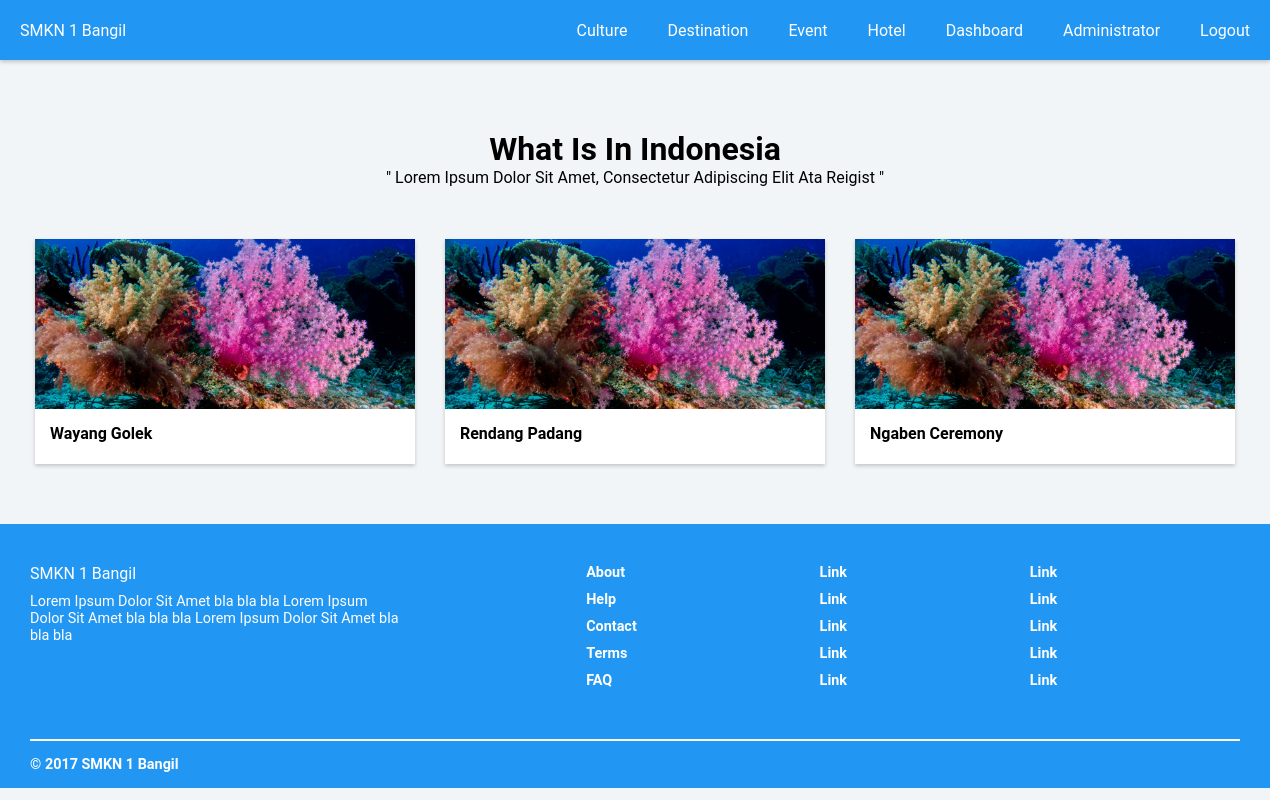
Screenshot of /?page=culture (signed in) with the database file from the repository.
### tables this page shows
CREATE TABLE `article` (
  `article_id` int(10) NOT NULL,
  `article_name` varchar(255) NOT NULL,
  `article_date` date NOT NULL,
  `article_content` text NOT NULL,
  `article_view` int(11) NOT NULL,
  `article_picture` varchar(255) NOT NULL,
  `place_id` int(11) NOT NULL,
  `user_id` int(11) NOT NULL,
  `category_id` int(11) NOT NULL
);

### proses/pdo.php (called while the page is built, shortened)
<?php
class Database {
    private $dsn = 'mysql:host=localhost; dbname=project_1';
    private $user = 'root';
    private $password = '';
	protected static $_instance = null;
	public static function instance() {
		if (self::$_instance === null) {
			self::$_instance = new Database();
		}
		return self::$_instance;
	}
	public function getInstance(){
		try{
			$this->db = new PDO($this->dsn, $this->user, $this->password);
			$this->db->setAttribute(PDO::ATTR_ERRMODE, PDO::ERRMODE_EXCEPTION);
			return $this->db;
		}
		catch(PDOException $e) {
			echo "ERROR" . $e->getMessage();
		}
	}
}
?>

### proses/model.php (called while the page is built, shortened)
<?php
	include('pdo.php');
	class model extends database{
		public function __construct(){
			$pdo = Database::instance();
			$this->db = $pdo->getInstance();
		}
	}
?>

### core/controller.php (called while the page is built, shortened)
<?php
	include_once("proses/model.php");
	class controller{
		function __construct(){
			$this->model = new model();
		}
	}
?>

### content/culture.php (the view, shortened to what this page needs)
<?php
include_once('content/nav.php');
?>
<header id="header">
	<div style="height: 60px;"></div>
</header>
<div class="card-wrap">
	<div class="main-title">
		<h1>What is in indonesia</h1>
		<p>" Lorem ipsum dolor sit amet, consectetur adipiscing elit ata reigist "</p>
	</div>
	<div class="card-row">
		<?php
			$query = $main->model->db->prepare("SELECT * FROM article WHERE article.category_id=1 OR article.category_id=3 ORDER BY article.article_id");
			$query->execute();
			while( $row = $query->fetch(PDO::FETCH_OBJ) ){
		?>
		<div class="card">
		<a class="card-item" href="?page=article&id=<?= $row->article_id ?>">
			<div class="card-header">
				<img src="assets/img/<?= $row->article_picture ?>">
			</div>
			<div class="card-body">
				<div class="card-title">
					<h4><?= $row->article_name?></h4>
				</div>
			</div>
		</a>
		</div>
		<?php
			}
		?>
	</div>
</div>
<?php include_once('content/footer.php'); ?>

### assets/css/global.css (style rules this page uses)
* { margin: 0 auto; padding: 0; }
body { font-family: Roboto, sans-serif; background: #f2f5f7; }
a { text-decoration: none; color: inherit; }
.cover-background, header, main .main-static .side-img { background-size: cover; -webkit-background-size: cover; -moz-background-size: cover; -ms-background-size: cover; -o-background-size: cover; background-position: center; }
.shadow, .modal, .modal-admin, .dropdown.collapse, nav, main .container, .card .card-item, .card-2 .card-item, .scroll-top, .btn-plus, .btn-control, .preview-float, .pagination a { background: #fff; -webkit-box-shadow: 0 2px 4px rgba(0, 0, 0, 0.2); -moz-box-shadow: 0 2px 4px rgba(0, 0, 0, 0.2); box-shadow: 0 2px 4px rgba(0, 0, 0, 0.2); }
footer, { -webkit-box-shadow: 0 -2px 4px rgba(0, 0, 0, 0.2); -moz-box-shadow: 0 -2px 4px rgba(0, 0, 0, 0.2); box-shadow: 0 -2px 4px rgba(0, 0, 0, 0.2); }
.shadow, .modal, .modal-admin, .btn-submit, .btn.global, .dropdown.collapse:hover, nav, main .container, main .preview-image, .card .card-item, .card-2 .card-item, footer, .btn-plus, .btn-control, .preview-float, .pagination a { transition: box-shadow 300ms; }

### assets/css/main.css (style rules this page uses)
.main-title { text-transform: capitalize; text-align: center; }

### assets/css/grid.css (style rules this page uses)
.card-wrap { margin-top: 30px; max-width: 1200px; width: 100%; padding: 0 30px; }
.card-wrap .main-title { padding: 40px 0 52px; }
.card-row { display: flex; flex-flow: row wrap; margin: 0 -15px; }
.card, .card-2, .card-50 { display: flex; flex: 1 0 auto; padding: 0 15px; margin-bottom: 30px; box-sizing: border-box; }
.card { margin-left: 0; margin-right: 0; width: 33%; max-width: 33.3333%; }
.card .card-item { cursor: pointer; display: block; }
.card-item { width: 100%; }
.card-item .card-header { position: relative; width: 100%; height: auto; }
.card-item .card-header img { display: block; width: 100%; height: auto; }
.card-body, .card-footer { width: 100%; padding: 15px; box-sizing: border-box; }
.card-item .card-body .card-title { margin-bottom: 6px; }

### rows the page displays
article: article_picture (picture), article_name "Wayang Golek"
article: article_picture (picture), article_name "Rendang Padang"
article: article_picture (picture), article_name "Ngaben Ceremony"

### other values shown
$_SESSION['name'] "Administrator"
